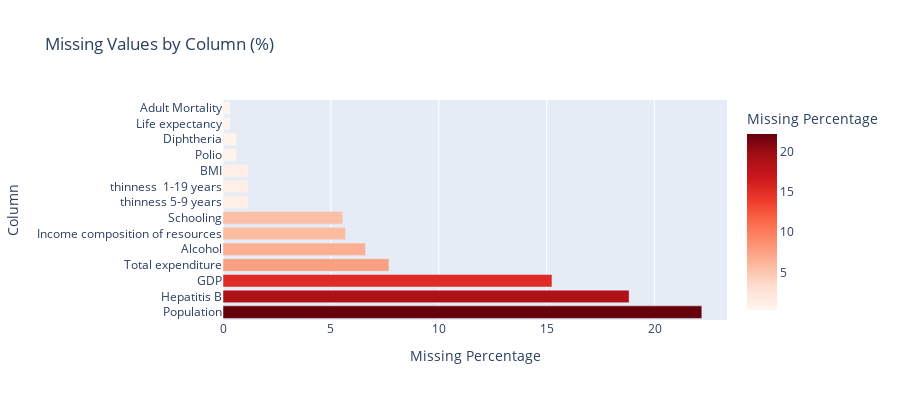

Notebook source saved alongside this figure:
### Code cell
# Missing values analysis
missing_data = df.isnull().sum()
missing_percent = (missing_data / len(df)) * 100

missing_df = pd.DataFrame({
    'Column': missing_data.index,
    'Missing Count': missing_data.values,
    'Missing Percentage': missing_percent.values
})
missing_df = missing_df[missing_df['Missing Count'] > 0].sort_values('Missing Count', ascending=False)

print("Missing Values Summary:")
print("="*50)
if len(missing_df) > 0:
    print(missing_df.to_string(index=False))
    
    # Visualize missing values
    fig = px.bar(
        missing_df,
        x='Missing Percentage',
        y='Column',
        orientation='h',
        title="Missing Values by Column (%)",
        color='Missing Percentage',
        color_continuous_scale='Reds'
    )
    fig.update_layout(height=400)
    fig.show()
else:
    print("No missing values found in the dataset!")

### Figure 1 — Plotly figure (JSON) as saved in the notebook; plotly's stock layout.template omitted (floating-point values rounded to 4 significant figures)
{"data": [{"hovertemplate": "Missing Percentage=%{marker.color}<br>Column=%{y}<extra></extra>", "legendgroup": "", "marker": {"color": [22.19, 18.82, 15.25, 7.692, 6.603, 5.684, 5.548, 1.157, 1.157, 1.157, 0.6467, 0.6467, 0.3404, 0.3404], "coloraxis": "coloraxis", "pattern": {"shape": ""}}, "name": "", "orientation": "h", "showlegend": false, "textposition": "auto", "type": "bar", "x": [22.19, 18.82, 15.25, 7.692, 6.603, 5.684, 5.548, 1.157, 1.157, 1.157, 0.6467, 0.6467, 0.3404, 0.3404], "xaxis": "x", "y": ["Population", "Hepatitis B", "GDP", "Total expenditure", "Alcohol", "Income composition of resources", "Schooling", "thinness 5-9 years", "thinness  1-19 years", "BMI", "Polio", "Diphtheria", "Life expectancy", "Adult Mortality"], "yaxis": "y"}], "layout": {"barmode": "relative", "coloraxis": {"colorbar": {"title": {"text": "Missing Percentage"}}, "colorscale": [[0, "rgb(255,245,240)"], [0.125, "rgb(254,224,210)"], [0.25, "rgb(252,187,161)"], [0.375, "rgb(252,146,114)"], [0.5, "rgb(251,106,74)"], [0.625, "rgb(239,59,44)"], [0.75, "rgb(203,24,29)"], [0.875, "rgb(165,15,21)"], [1, "rgb(103,0,13)"]]}, "height": 400, "legend": {"tracegroupgap": 0}, "title": {"text": "Missing Values by Column (%)"}, "xaxis": {"anchor": "y", "domain": [0, 1], "title": {"text": "Missing Percentage"}}, "yaxis": {"anchor": "x", "domain": [0, 1], "title": {"text": "Column"}}}}
